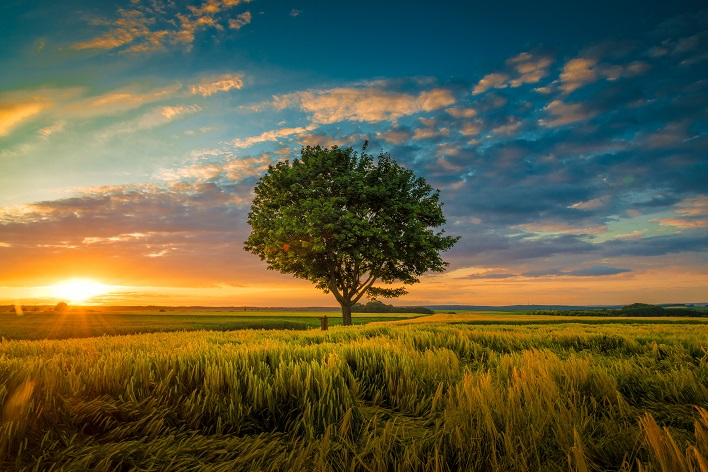
#> input picture Nature.jpg, 708 x 472 px
$ jupyter execute 'Image Cropping.ipynb'
#> lines starting #> are read from the running program, lines starting #| are printed output that depends on the picture
[cell 1]
# import OpenCV library
import cv2

[cell 2]
# Enter the image
img = cv2.imread('Nature.jpg')
#> img is the input picture: shape (472, 708, 3); mean B, G, R 66, 94.6, 96.5

# Get shape of the image
print(img.shape)
#| (472, 708, 3)

[cell 3]
# Cropping the image
img = img[0:354 , 0:236]
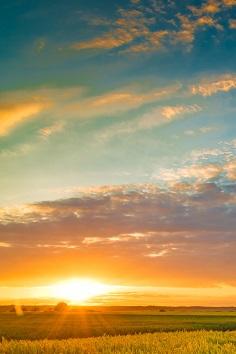
#> img: shape (354, 236, 3); mean B, G, R 98.9, 141.8, 160.1

cv2.imshow('My_Pic',img)
cv2.waitKey(0)
cv2.destroyAllWindows()
